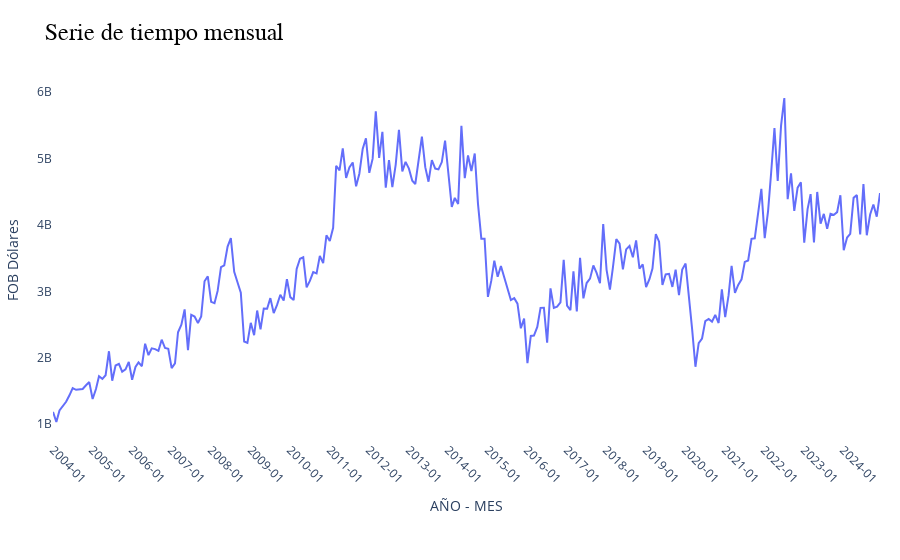

The notebook cell saved with this chart:
### Code cell
fig = px.line(serie_mensual,
              x='FECH',
              y='FOBDOL',
              title='Serie de tiempo mensual',
              labels={"FECH": "AÑO - MES", "FOBDOL": "FOB Dólares"},
              )
fig = estilo(fig)
fig.update_layout(xaxis_tickangle=45)
fig.update_xaxes(
    tickformat="%Y-%m",
    dtick="M12"
)
fig.show()

### Figure 1 — Plotly figure (JSON) as saved in the notebook; plotly's stock layout.template omitted (floating-point values rounded to 4 significant figures; data arrays with more than 128 entries replaced by an {"elided": "..."} marker saying what was removed)
{"data": [{"hovertemplate": "AÑO - MES=%{x}<br>FOB Dólares=%{y}<extra></extra>", "legendgroup": "", "line": {"color": "#636efa", "dash": "solid"}, "marker": {"symbol": "circle"}, "mode": "lines", "name": "", "orientation": "v", "showlegend": false, "type": "scatter", "x": {"elided": "252 str values"}, "xaxis": "x", "y": {"elided": "252 float values"}, "yaxis": "y"}], "layout": {"legend": {"tracegroupgap": 0}, "margin": {"b": 120, "l": 40, "r": 20, "t": 80}, "paper_bgcolor": "white", "plot_bgcolor": "white", "showlegend": false, "title": {"font": {"color": "black", "family": "Arial", "size": 24}, "text": "Serie de tiempo mensual"}, "xaxis": {"anchor": "y", "domain": [0, 1], "dtick": "M12", "tickangle": 45, "tickfont": {"size": 12}, "tickformat": "%Y-%m", "title": {"text": "AÑO - MES"}}, "yaxis": {"anchor": "x", "domain": [0, 1], "tickfont": {"size": 12}, "title": {"text": "FOB Dólares"}}}}
